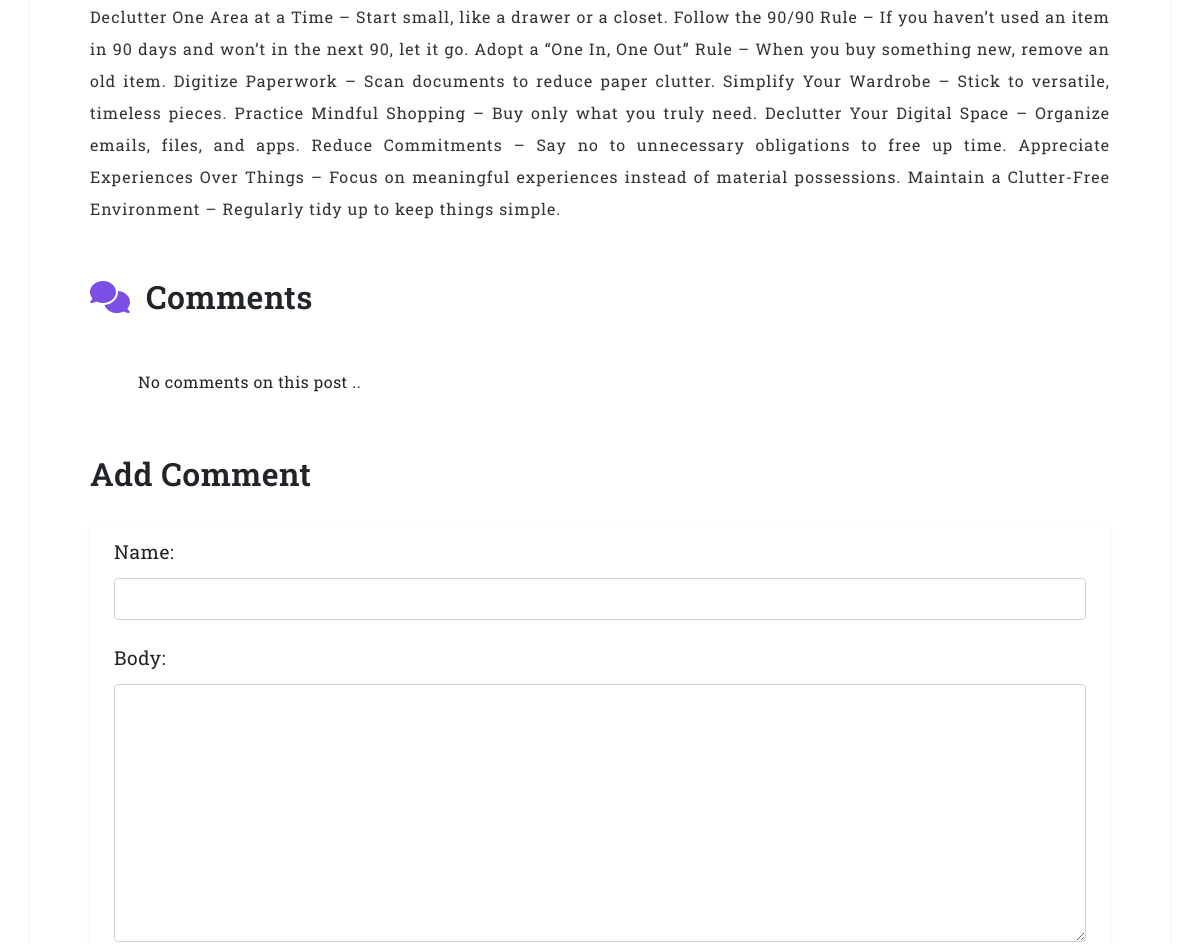
The page /detail/6 (signed in, middle part) on the database as committed earlier.
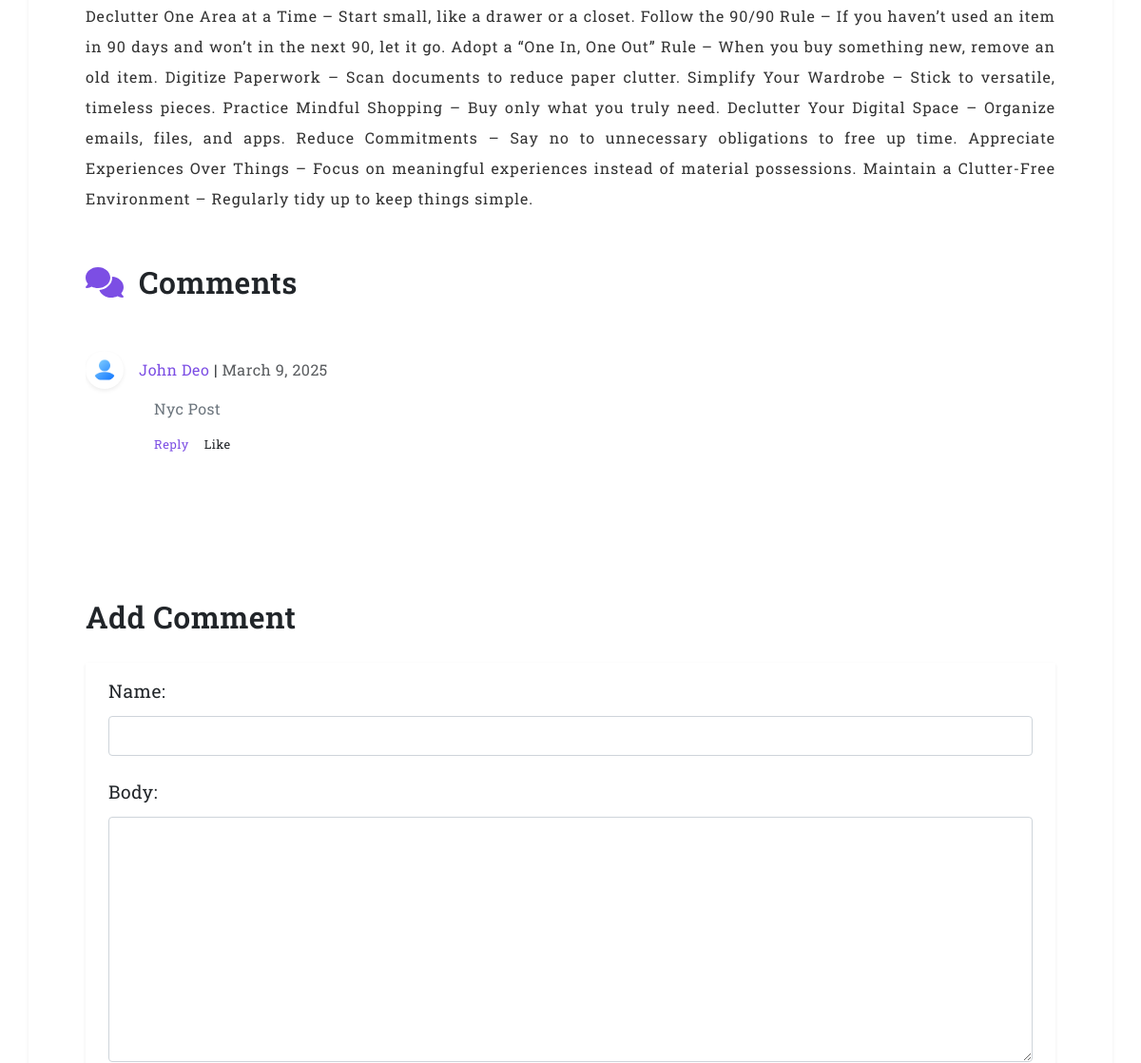
The same page on the database as committed later.
### app/models.py (models this page shows, shortened)
class CommentModel(models.Model):
    post = models.ForeignKey(PostModel, on_delete=models.CASCADE)
    name = models.CharField(max_length=255)
    body = models.TextField()
    create_at = models.DateField(auto_now_add=True)

### app/views.py (the view)
# urls.py: path("detail/<int:id>", BlogDetailView, name="detail"),
def BlogDetailView(request, id):
    postDetail, comments, replys, cat = BlogDetailData(id)
    if request.method == "POST":
        form = CommentForm(request.POST)
        if form.is_valid():
            form.save()
            return redirect(f"/detail/{id}")
    form = CommentForm()
    context = {
        "post": postDetail,
        "cats": cat,
        "comments": comments,
        "replys": replys,
        "form": form,
    }
    return render(request, "app/detail.html", context)

### app/form.py
class CommentForm(ModelForm):
    class Meta:
        model = CommentModel
        fields = "__all__"

### app/db_query.py (called while the page is built)
def CatData():
    cat = PostModel.objects.all()
    return cat

def BlogDetailData(id):
    postDetail = PostModel.objects.filter(pk=id).first()
    comments = CommentModel.objects.filter(post=postDetail.id).all()
    replys = ReplyModel.objects.all()
    cat = CatData()
    return postDetail, comments, replys, cat

### templates/app/detail.html (shortened to what this page needs)
{% extends 'app/base.html' %} {% load static %} {% block content %}
<section class="blog-detail-section">
  <div class="container">
    <div class="row">
      <div class="col-12 blog-datail bg-white shadow-sm pb-5 rounded-2">
        <div class="blog-detail-body px-lg-5 py-lg-3">
          <p>{{post.body}}</p>
        </div>
        {% if user.is_authenticated %}
        <div class="px-lg-5 py-lg-3">
          <hgroup>
            <h4 class="mb-5">
              <i class="fa fa-comments me-3 primary-text"></i>Comments
            </h4>
          </hgroup>
          {% if comments %}
          <div class="commets-container " style="height: 200px; overflow-y: scroll;">
            {% for cmt in comments %}
            <div class="d-flex align-items-center gap-3">
              <div>
                <img
                  src="{% static 'img/user.png' %}"
                  alt=""
                  style="width: 40px; height: 40px; border-radius: 50%"
                  class="bg-white p-2 box-shadow-sm"
                />
              </div>
              <div>
                <span class="primary-text">{{cmt.name}}</span> |
                <span class="text-muted">{{cmt.create_at}}</span>
              </div>
            </div>
            <div class="px-5 ms-4 mt-2">
              <p class="text-secondary">{{cmt.body}}</p>
              <div class="d-flex gap-3 mb-3" style="font-size: 0.8rem">
                <a href="" class="primary-text">Reply</a>
                <a href="" class="text-dark">Like</a>
              </div>
            </div>
            {% endfor %}
          </div>
          {% else %}
          <p class="ps-5">No comments on this post ..</p>
          {% endif %}
          <div class="comment-form mt-5 pt-2">
            <h4 class="mb-4">Add Comment</h4>
            <form
              action="/detail/{{post.id}}"
              method="POST"
              class="py-3 box-shadow-sm px-4"
            >
              <div>{{form.name.label_tag}} {{form.name}}</div>
              <div class="form-group mt-4">
                {{form.body.label_tag}} {{form.body}}
              </div>
            </form>
          </div>
        </div>
        {% endif %}
      </div>
    </div>
  </div>
</section>
{% endblock %}

Rows that differ between the two databases and show on the page:
added CommentModel: name "John Deo", create_at "March 9, 2025", body "Nyc Post"
Other text that changed with them:
text no longer shown: "No comments on this post .."
